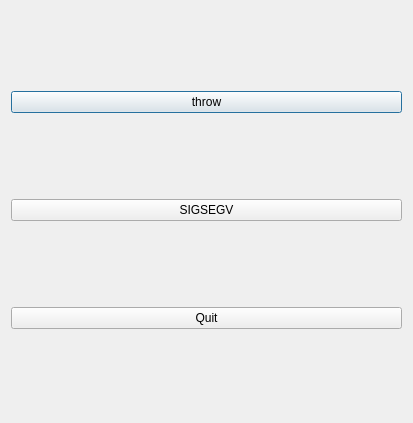
<?xml version="1.0" encoding="UTF-8"?>
<ui version="4.0">
 <class>MainForm</class>
 <widget class="QDialog" name="MainForm">
  <property name="geometry">
   <rect>
    <x>0</x>
    <y>0</y>
    <width>413</width>
    <height>423</height>
   </rect>
  </property>
  <property name="windowTitle">
   <string>Dialog</string>
  </property>
  <layout class="QVBoxLayout" name="verticalLayout">
   <item>
    <widget class="QPushButton" name="okButton">
     <property name="text">
      <string>throw</string>
     </property>
    </widget>
   </item>
   <item>
    <widget class="QPushButton" name="cancelButton">
     <property name="text">
      <string>SIGSEGV</string>
     </property>
    </widget>
   </item>
   <item>
    <widget class="QPushButton" name="quitButton">
     <property name="text">
      <string>Quit</string>
     </property>
    </widget>
   </item>
  </layout>
 </widget>
 <resources/>
 <connections/>
</ui>
